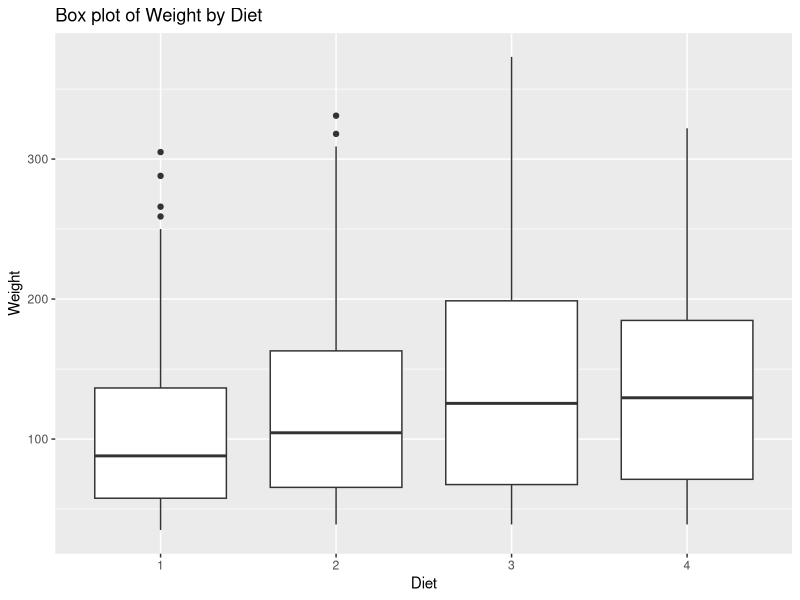
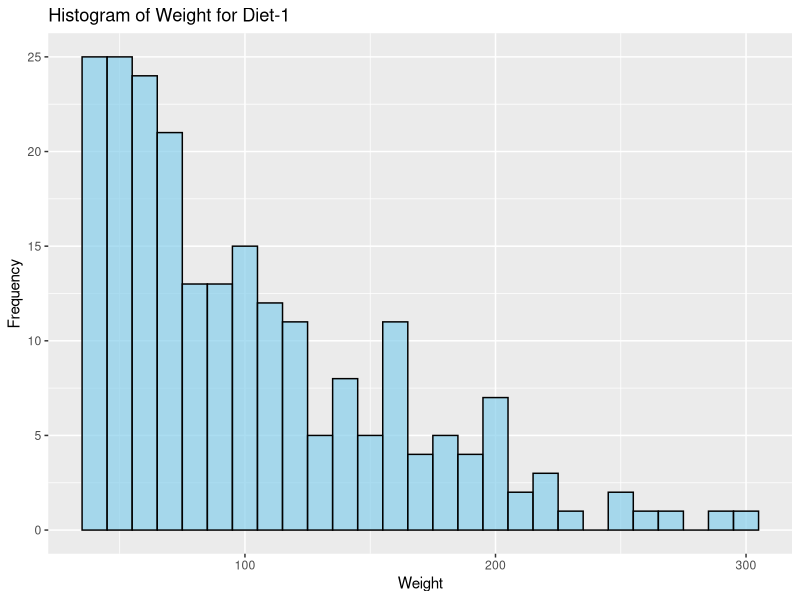
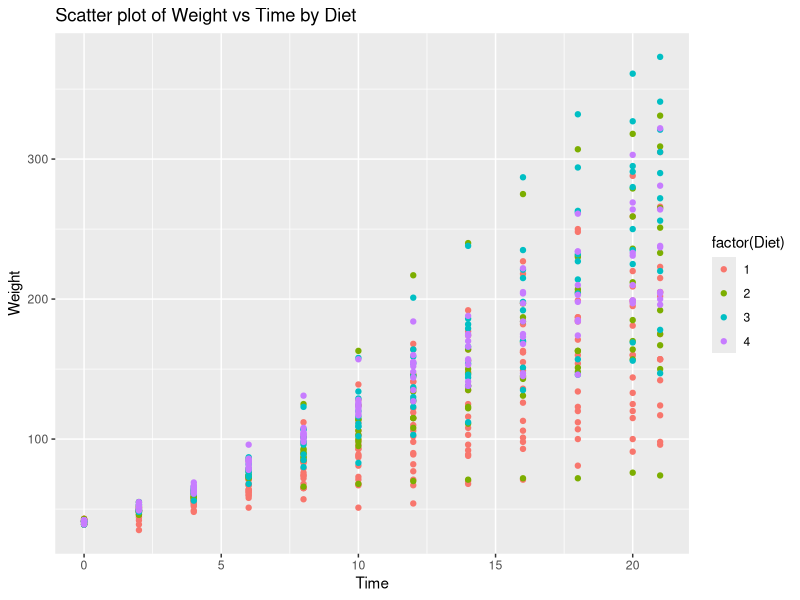

R code for these plots, in order:
# Load necessary libraries
library(ggplot2)

# Load dataset named ChickWeight
data(ChickWeight)

# (a) Create Box plot for “weight” grouped by “Diet”
boxplot <- ggplot(ChickWeight, aes(x = factor(Diet), y = weight)) +
  geom_boxplot() +
  labs(x = "Diet", y = "Weight", title = "Box plot of Weight by Diet")
print(boxplot)

# (b) Create a Histogram for “weight” features belong to Diet-1 category
histogram <- ggplot(subset(ChickWeight, Diet == 1), aes(x = weight)) +
  geom_histogram(binwidth = 10, fill = "skyblue", color = "black", alpha = 0.7) +
  labs(x = "Weight", y = "Frequency", title = "Histogram of Weight for Diet-1")
print(histogram)

# (c) Create Scatter plot for “weight” vs “Time” grouped by Diet
scatterplot <- ggplot(ChickWeight, aes(x = Time, y = weight, color = factor(Diet))) +
  geom_point() +
  labs(x = "Time", y = "Weight", title = "Scatter plot of Weight vs Time by Diet")
print(scatterplot)